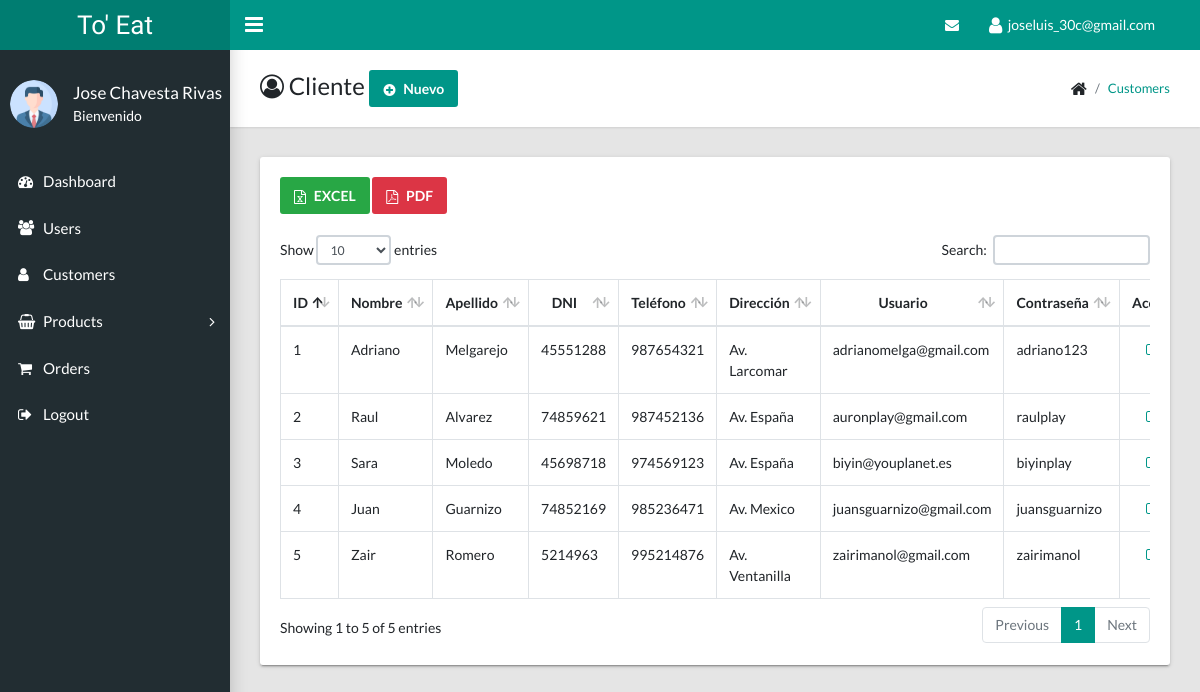
Page /Views/clientes.php (signed in) on the committed database.
### tables this page shows
CREATE TABLE `usu_cliente` (
  `id_usu_cli` int(11) NOT NULL,
  `nombre_cli` varchar(70) DEFAULT NULL,
  `apellido_cli` varchar(70) DEFAULT NULL,
  `dni_cli` varchar(8) DEFAULT NULL,
  `telefono_cli` varchar(9) DEFAULT NULL,
  `direccion_cli` varchar(50) DEFAULT NULL,
  `usuario` varchar(70) DEFAULT NULL,
  `contra` varchar(60) DEFAULT NULL
);

### Views/clientes.php (the view, shortened to what this page needs)
<?php
  require_once("../Template/header_admin.php");
?>
<?php $sql="SELECT * FROM usu_cliente"; $resultado=mysqli_query($con,$sql); ?>
    <main class="app-content">
      <div class="app-title">
        <div>
          <h1><i class="fa fa-user-circle-o"></i> Cliente
            <button class="btn btn-primary" type="button" data-toggle="modal" data-target="#modalFormCli" ><i class="fa fa-plus-circle"></i> Nuevo</button>
          </h1>
        </div>
        <ul class="app-breadcrumb breadcrumb">
          <li class="breadcrumb-item"><i class="fa fa-home fa-lg"></i></li>
          <li class="breadcrumb-item"><a href="clientes.php">Customers</a></li>
        </ul>
      </div>
      <div class="row">
        <div class="col-md-12">
          <div class="tile"><a href="excel/clientes.php" target="blank" class="btn btn-success"><i class="fa fa-file-excel-o"></i> EXCEL</a>&nbsp;<a href="pdf/clientes.php"target="blank" class="btn btn-danger"><i class="fa fa-file-pdf-o"></i> PDF</a>
            <div class="tile-body"><br>
              <div class="table-responsive">
                <table class="table table-hover table-bordered" id="sampleTable">
                  <thead class="text-center">
                    <tr>
                      <th>ID</th>
                      <th>Nombre</th>
                      <th>Apellido</th>
                      <th>DNI</th>
                      <th>Teléfono</th>
                      <th>Dirección</th>
                      <th>Usuario</th>
                      <th>Contraseña</th>
                      <th>Acciones</th>
                    </tr>
                  </thead>
                  <tbody>
                    <?php while ($fila=mysqli_fetch_assoc($resultado)){ ?>
                    <tr>
                      <td><?php echo $fila['id_usu_cli']; ?></td>
                      <td><?php echo $fila['nombre_cli']; ?></td>
                      <td><?php echo $fila['apellido_cli']; ?></td>
                      <td><?php echo $fila['dni_cli']; ?></td>
                      <td><?php echo $fila['telefono_cli']; ?></td>
                      <td><?php echo $fila['direccion_cli']; ?></td>
                      <td><?php echo $fila['usuario']; ?></td>
                      <td><?php echo $fila['contra']; ?></td>
                      <td class="text-center">
                        <a type="button" data-toggle="modal" data-target="#modcli<?php echo $fila['id_usu_cli']; ?>" href="#"><i class="fa fa-pencil-square-o"></i></a>
                      </td>
                   </tr>
                  <?php } ?>
                  </tbody>
                </table>
              </div>
            </div>
          </div>
        </div>
      </div>
    </main>
<?php require_once("../Template/footer_admin.php"); ?>

### rows in the picture
usu_cliente: id_usu_cli "1", nombre_cli "Adriano", apellido_cli "Melgarejo", dni_cli "45551288", telefono_cli "987654321", direccion_cli "Av. Larcomar", usuario "adrianomelga@gmail.com", contra "adriano123"
usu_cliente: id_usu_cli "2", nombre_cli "Raul", apellido_cli "Alvarez", dni_cli "74859621", telefono_cli "987452136", direccion_cli "Av. España", usuario "auronplay@gmail.com", contra "raulplay"
usu_cliente: id_usu_cli "3", nombre_cli "Sara", apellido_cli "Moledo", dni_cli "45698718", telefono_cli "974569123", direccion_cli "Av. España", usuario "biyin@youplanet.es", contra "biyinplay"
usu_cliente: id_usu_cli "4", nombre_cli "Juan", apellido_cli "Guarnizo", dni_cli "74852169", telefono_cli "985236471", direccion_cli "Av. Mexico", usuario "juansguarnizo@gmail.com", contra "juansguarnizo"
usu_cliente: id_usu_cli "5", nombre_cli "Zair", apellido_cli "Romero", dni_cli "5214963", telefono_cli "995214876", direccion_cli "Av. Ventanilla", usuario "zairimanol@gmail.com", contra "zairimanol"

### other values in the picture
$_SESSION['usu'] "joseluis_30c@gmail.com"
$_SESSION['nomb'] "Jose"
$_SESSION['ape'] "Chavesta Rivas"
